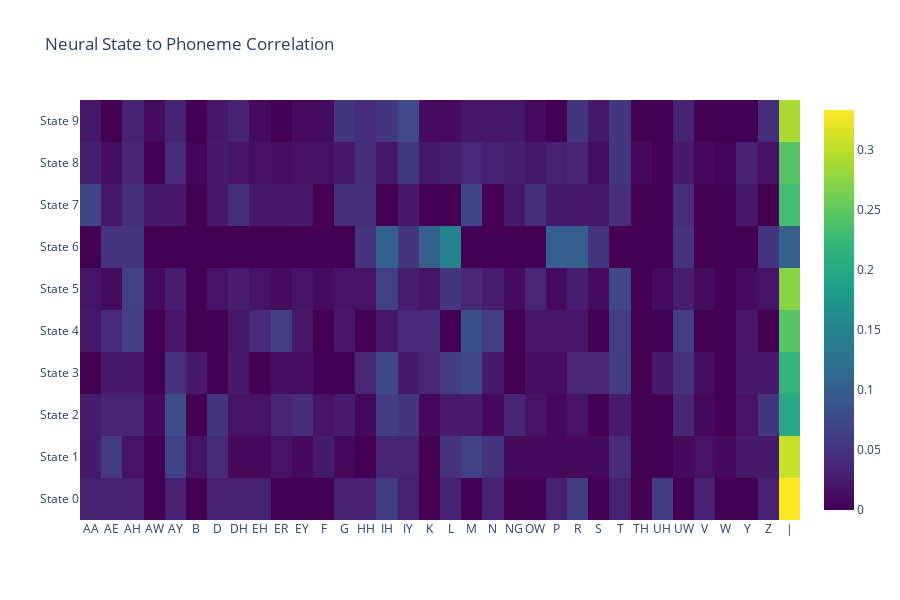

Source (notebook cell):
### Markdown cell above
## 2. Cluster-to-Phoneme Correlation Analysis

### Code cell
VOCAB = ['AA', 'AE', 'AH', 'AO', 'AW', 'AY', 'B', 'CH', 'D', 'DH', 'EH', 'ER', 'EY', 'F', 'G', 'HH', 'IH', 'IY', 'JH', 'K', 'L', 'M', 'N', 'NG', 'OW', 'OY', 'P', 'R', 'S', 'SH', 'T', 'TH', 'UH', 'UW', 'V', 'W', 'Y', 'Z', 'ZH', '|']
IDX_TO_PHONEME = {i+1: v for i, v in enumerate(VOCAB)}
IDX_TO_PHONEME[0] = "BLANK"

def load_data_and_align(file_path, num_trials=50):
    all_frames = []
    all_labels = []
    with h5py.File(file_path, "r") as f:
        keys = sorted(list(f.keys()))[:num_trials]
        for k in keys:
            trial = f[k]
            if 'input_features' in trial and 'seq_class_ids' in trial:
                feat = trial['input_features'][:]
                phonemes = trial['seq_class_ids'][:]
                T = feat.shape[0]
                L = phonemes.shape[0]
                if L == 0: continue
                # Uniform Alignment
                frames_per_phoneme = T / L
                for t in range(T):
                    idx = min(int(t // frames_per_phoneme), L-1)
                    all_frames.append(feat[t])
                    all_labels.append(phonemes[idx])
    return np.array(all_frames), np.array(all_labels)

print("Running Correlation Analysis...")
X, Y = load_data_and_align(FILE_PATH, num_trials=50)

# Filter out BLANK tokens (padding)
mask = Y != 0
X = X[mask]  # FIX: Overwrite X with filtered version
Y = Y[mask]  # FIX: Overwrite Y with filtered version

print(f"Frames after filtering BLANK: {len(Y)}")
print(f"Unique phoneme IDs: {np.unique(Y)}")

scaler = StandardScaler()
X_scaled = scaler.fit_transform(X)
kmeans = KMeans(n_clusters=10, random_state=42, n_init=10)
clusters = kmeans.fit_predict(X_scaled)

df = pd.DataFrame({'Cluster': clusters, 'TokenID': Y})
df['Phoneme'] = df['TokenID'].map(IDX_TO_PHONEME)
heatmap_data = pd.crosstab(df['Cluster'], df['Phoneme'], normalize='index')

fig = go.Figure(data=go.Heatmap(z=heatmap_data.values, x=heatmap_data.columns, y=[f"State {i}" for i in heatmap_data.index], colorscale='Viridis'))
fig.update_layout(title="Neural State to Phoneme Correlation", height=600)
fig.show()

### Figure 1 — Plotly figure (JSON) as saved in the notebook; plotly's stock layout.template omitted (floating-point values rounded to 4 significant figures; data arrays with more than 128 entries replaced by an {"elided": "..."} marker saying what was removed)
{"data": [{"colorscale": [[0, "#440154"], [0.1111, "#482878"], [0.2222, "#3e4989"], [0.3333, "#31688e"], [0.4444, "#26828e"], [0.5556, "#1f9e89"], [0.6667, "#35b779"], [0.7778, "#6ece58"], [0.8889, "#b5de2b"], [1, "#fde725"]], "type": "heatmap", "x": ["AA", "AE", "AH", "AW", "AY", "B", "D", "DH", "EH", "ER", "EY", "F", "G", "HH", "IH", "IY", "K", "L", "M", "N", "NG", "OW", "P", "R", "S", "T", "TH", "UH", "UW", "V", "W", "Y", "Z", "|"], "y": ["State 0", "State 1", "State 2", "State 3", "State 4", "State 5", "State 6", "State 7", "State 8", "State 9"], "z": {"elided": "10x34 float values"}}], "layout": {"height": 600, "title": {"text": "Neural State to Phoneme Correlation"}}}
